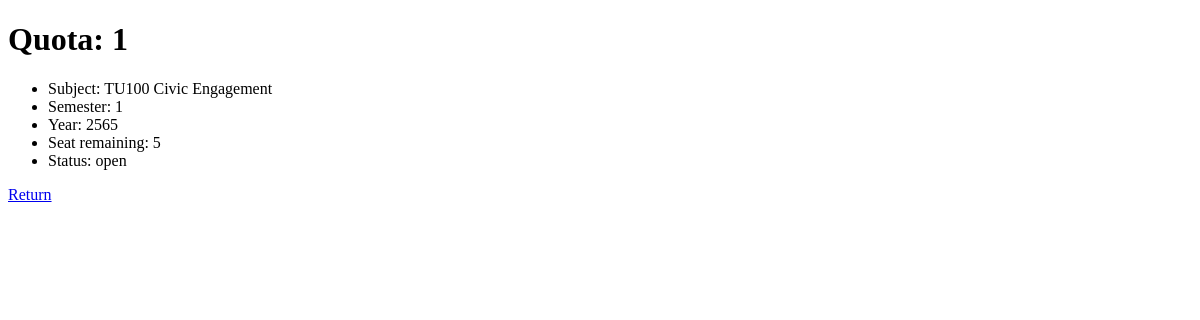
/quota/1, run on an earlier commit of the app's database.
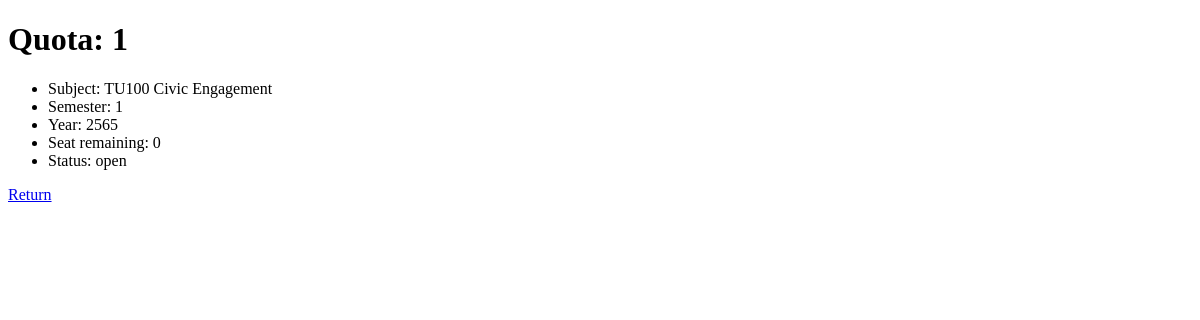
And on a later commit of the database.
### quota/models.py (models this page shows, shortened)
class Quota(models.Model):
    subject = models.ForeignKey(Subject, on_delete=models.CASCADE)
    semester = models.IntegerField()
    year = models.IntegerField()
    seat = models.IntegerField()
    status = models.BooleanField()

class Subject(models.Model):
    code = models.CharField(max_length=5)
    name = models.CharField(max_length=64)
    def __str__(self):
        return f"{self.code} {self.name}"

### quota/views.py (the view)
# urls.py: path('quota/', include('quota.urls')),
def quota(request, quota_id):
    quota = get_object_or_404(Quota, pk=quota_id)
    return render(request, 'quota/quota.html', {
        'quota': quota
    })

### quota/templates/quota/quota.html
{% extends 'quota/layout.html' %}
{% block body%}
<h1>Quota: {{ quota.id }}</h1>
<ul>
    <li>Subject: {{ quota.subject }}</li>
    <li>Semester: {{ quota.semester }}</li>
    <li>Year: {{ quota.year }}</li>
    <li>Seat remaining: {{ quota.seat}}</li>
    <li>Status:
        {% if quota.status %}
            open
        {% else %}
            close
        {% endif %}
    </li>
</ul>
<a href="../quota/">Return</a>
{% endblock %}

What changed in the data, as far as the page shows it:
changed Quota "TU100 Civic Engagement": seat "5" → "0"
